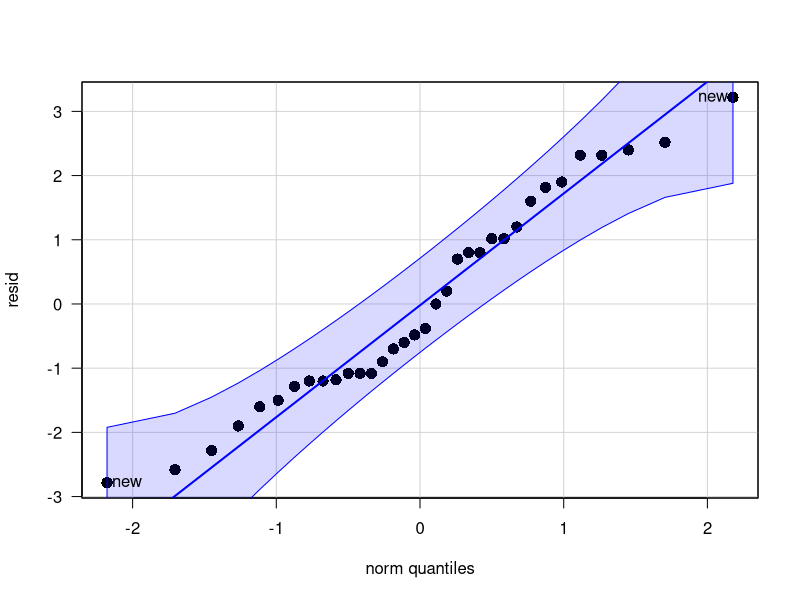
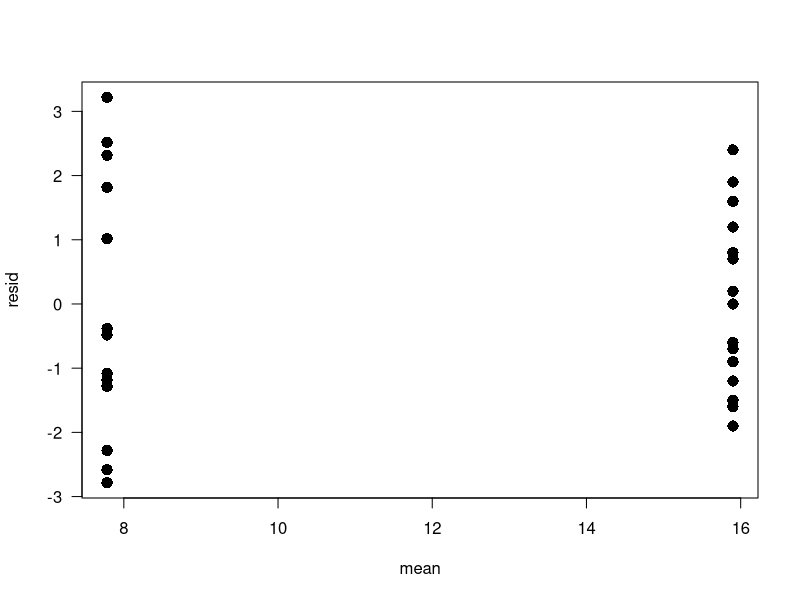
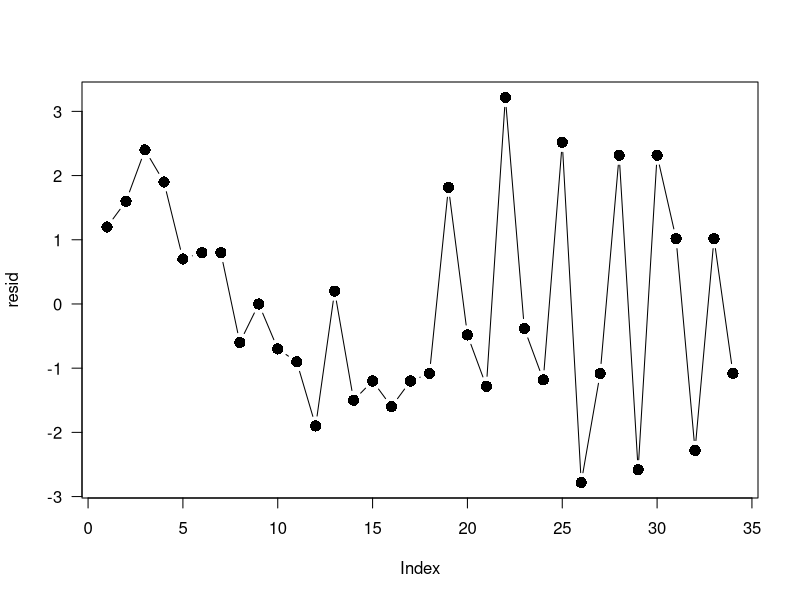

These charts were generated, in order, by the following R code:
# clean workspace
rm(list=ls())

# install required packages if needed
if (!("lmtest" %in% rownames(installed.packages()))){
    install.packages("lmtest")
}
#===================
# Calculate sample size for steel rods experiment
(ss.calc<-power.t.test(delta=15,
                       sd=15,
                       sig.level=0.05,
                       power=0.8,
                       type="two.sample",
                       alternative="two.sided"))
ceiling(ss.calc$n)


# Read steelrods data from a tab-separated file, and attach it to the workspace
y<-read.table("../data files/steelrods.txt",
              header=T)
print(y)


#===================
# Example of doing the test step by step (to show some of R's syntax)

n<-17   # We have 17 observations of each process

# Get sample means, standard deviations
means<-tapply(y$Length.error,
              y$Process,
              mean)

s<-tapply(y$Length.error,
          y$Process,
          sd)

# Calculate pooled standard deviation
sp<-sqrt(((n-1)*s[1]^2 + (n-1)*s[2]^2)/(2*n-2))

# Test statistic:
t0<-(means[1] - means[2])/(sp*sqrt(1/n + 1/n))

# Critical values
tlims<-c(qt(.025,32),qt(.975,32))

print(tlims)
print(t0)

# p-value
p.value<-2*pt(t0,2*n-2) # multiply by two since H1 is two-sided.
print(p.value)

#===================
# Much simpler way of doing this:
# Perform two-sample t-test to compare means 
# (assuming equal but unknown variances)
with(y,
     t.test(Length.error~Process, 
            alternative = "two.sided", 
            mu = 0, 
            var.equal = TRUE, 
            conf.level = 0.95))

#===================
# Verify the assumptions: 
#   normality, equality of variances, independence of residuals.

# Vector of residuals
# (invert the order of the means vector to get it in the right order
resid<-y$Length.error - rep(means[2:1],
                            each=n)

# Normality: Shapiro-Wilk test
shapiro.test(resid)

# pdf("../figs/steelrodsqq.pdf",
#     width=5,
#     height=5) # comment to open plot in R

library(car)
qqPlot(resid,
       pch=16,
       cex=1.5,
       las=1)

# dev.off() # comment this if you commented the pdf command.


# Equality of variances: Fligner-Killeen test
with(y,
     fligner.test(Length.error~Process))

# pdf("../figs/steelrodsvar.pdf",
#     width=5,
#     height=5) # comment to open plot in R

plot(x=rep(means[2:1],
           each=n),
     y=resid,
     xlab="mean",
     pch=16,
     cex=1.5,
     las=1)

# dev.off() # comment this if you commented the pdf command.

library(lmtest)
with(y,
     dwtest(Length.error~Process))

# pdf("../figs/steelrodsind.pdf",
#     width=5,
#     height=5) # comment to open plot in R

plot(resid,
     pch=16,
     cex=1.5,
     type="b",
     las=1)

# dev.off() # comment this if you commented the pdf command.


# Perform two-sample t-test to compare means (without assuming equal variances)
with(y,
     t.test(Length.error~Process,
            alternative = "two.sided",
            mu = 0,
            var.equal = FALSE,
            conf.level = 0.95))